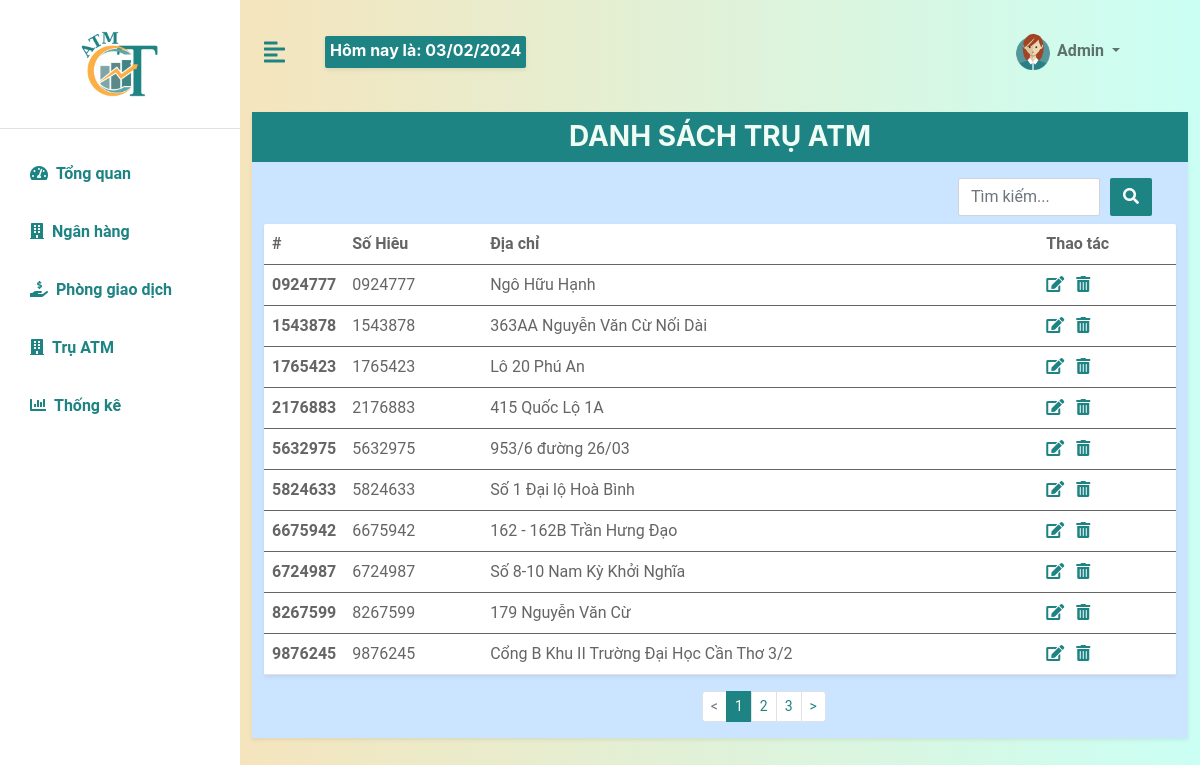
Page /admin/ds_truatm.php on the earlier database version.
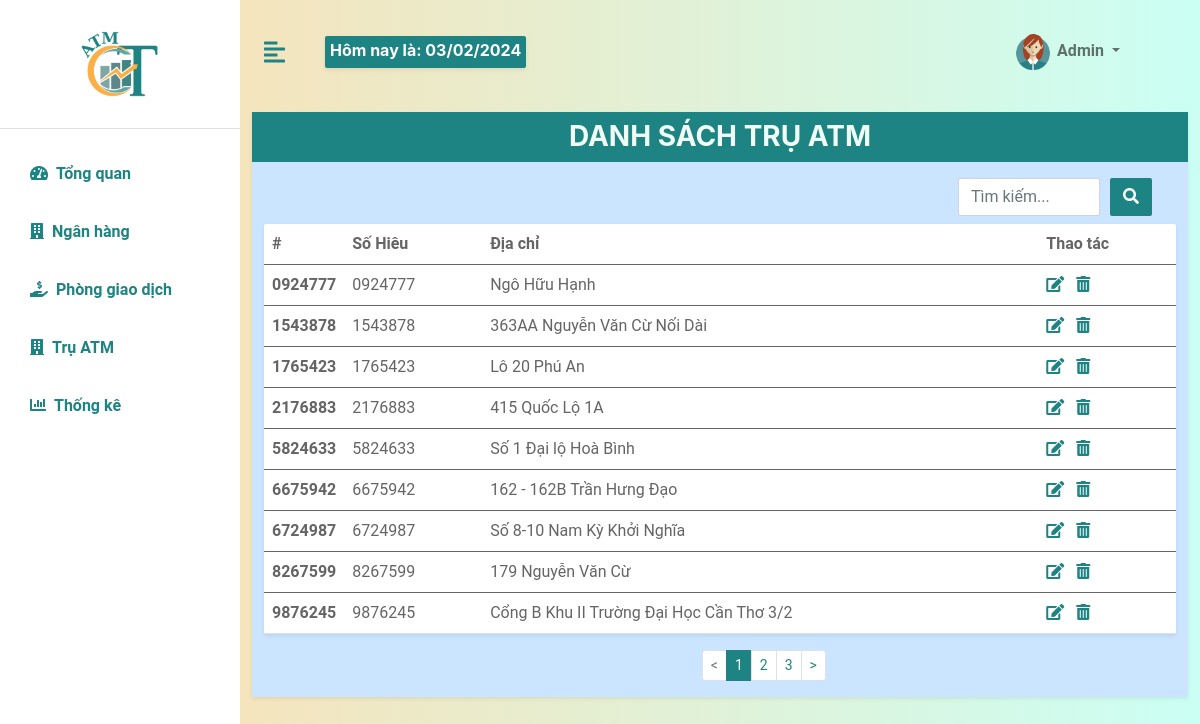
Same page on the later database version.
### tables this page shows
CREATE TABLE `tru_atm` (
  `TA_SOHIEU` varchar(8) NOT NULL,
  `NH_MA` int(11) NOT NULL,
  `XP_MA` int(11) NOT NULL,
  `TA_DIACHI` varchar(90) NOT NULL,
  `TA_VIDOX` double NOT NULL,
  `TA_KINHDOY` double NOT NULL,
  `TA_TT` int(11) NOT NULL DEFAULT 1
);

### admin/ds_truatm.php (the view, shortened to what this page needs)
<!DOCTYPE html>
<html lang="en">
<head>
    <?php include('head.php') ?>
</head>
<body>
    <div class="d-flex" id="wrapper">
        <?php include('sidebar.php'); ?>
        <div id="page-content-wrapper">
            <?php include('nav.php'); ?>
            <div class="container-fluid px-4">
                <div class="row my-2 secondary-bg shadow-sm">
                    <h2 class="fs-3 mb-3 p-2 primary-bg text-center text-light">DANH SÁCH TRỤ ATM</h2>
                    <div class="row pb-2">
                        <div class="col-sm-9">
                        </div>
                        <div class="col-sm-3">
                            <div class="input-group">
                                <form class="d-flex" action="{{ URL::to('/search-product') }}" method="POST">
                                    <input type="text" class="form-control" name="keywords_submit"
                                        style="width: 70%; margin: 0 10px" placeholder="Tìm kiếm...">
                                    <button type="submit" class="btn btn-search"><i
                                            class="fa fa-search icon-white"></i></a></button>
                                </form>
                            </div>
                        </div>
                    </div>
                    <div class="col">
                        <table class="table bg-white rounded shadow-sm  table-hover">
                            <thead>
                                <tr>
                                    <th scope="col" width="50">#</th>
                                    <th scope="col">Số Hiêu</th>
                                    <th scope="col">Địa chỉ</th>
                                    <th scope="col">Thao tác</th>
                                </tr>
                            </thead>
                            <?php
                                $sql = "SELECT * FROM TRU_ATM WHERE TA_TT = 1";
                                $result = $conn->query($sql);
                                if ($result->num_rows > 0) {
                                    while($row = $result->fetch_assoc()) {?>
                            <tbody>
                                <tr>
                                    <th scope="row"><?php echo $row["TA_SOHIEU"] ?></th>
                                    <td><?php echo $row["TA_SOHIEU"] ?></td>
                                    <td><?php echo $row["TA_DIACHI"] ?></td>
                                    <td>
                                        <a href="sua_truatm.php?matru=<?php echo $row["TA_SOHIEU"] ?>"><i
                                                class="fas fa-edit"></i></a> &nbsp;
                                        <span>
                                            <a
                                                href="xuly/xuly_sua_truatm.php?matru=<?php echo $row["TA_SOHIEU"] ?>&check=2">
                                                <i class="fas fa-trash-alt"></i>
                                            </a>
                                        </span>
                                    </td>
                                </tr>
                                <?php }
                                    } else {
                                        echo "Không có dữ liệu trụ atm";
                                } ?>
                            </tbody>
                        </table>
                    </div>
                    <div>
                        <ul class="pagination pagination-sm m-t-none m-b-none ">
                            <li class="page-item disabled"><a class="page-link" href="#">&lt; </a></li>
                            <li class="page-item active"><a class="page-link" href="#">1</a></li>
                            <li class="page-item"><a class="page-link" href="#">2</a></li>
                            <li class="page-item"><a class="page-link" href="#">3</a></li>
                            <li class="page-item"><a class="page-link" href="#">&gt;</a></li>
                        </ul>
                    </div>
                </div>
            </div>
        </div>
    </div>
</body>
</html>

### admin/head.php (shortened to what this page needs)
<link href="../admin/css/bootstrap.min.css" rel="stylesheet">
<link rel="stylesheet" href="https://cdnjs.cloudflare.com/ajax/libs/font-awesome/5.15.3/css/all.min.css" />
<link rel="stylesheet" href="css/styles.css" />
<link rel="stylesheet" href="https://unpkg.com/leaflet@1.9.4/dist/leaflet.css"
 />
<link rel="stylesheet" href="https://unpkg.com/leaflet@1.3.1/dist/leaflet.css" />
<link rel="stylesheet" href="https://unpkg.com/leaflet.markercluster/dist/MarkerCluster.css" />
<link rel="stylesheet" href="https://unpkg.com/leaflet.markercluster/dist/MarkerCluster.Default.css" />
<link rel="stylesheet" href="../leaflet-routing-machine/dist/leaflet-routing-machine.css" />
<link rel="stylesheet" href="https://unpkg.com/leaflet-control-geocoder/dist/Control.Geocoder.css" />
<link rel="stylesheet" rel="stylesheet" href="https://unpkg.com/leaflet-geosearch@3.0.0/dist/geosearch.css">

### admin/sidebar.php (shortened to what this page needs)
<div class="bg-white" id="sidebar-wrapper">
    <div class="sidebar-heading text-center py-4 primary-text fs-2 fw-bold text-uppercase border-bottom">
        <img src="image/logo.png" width="80px">
    </div>
    <div class="list-group list-group-flush my-3">
        <a href="index.php" class="list-group-item list-group-item-action bg-transparent primary-text fw-bold">
            <i class="fas fa-tachometer-alt me-2"></i>Tổng quan
        </a>
        <div id="accordion">
            <div class="card">
                <div class="card-header">
                    <a class="btn list-group-item list-group-item-action bg-transparent primary-text fw-bold"
                        data-bs-toggle="collapse" href="#collapse1">
                        <i class="fas fa-building me-2"></i>Ngân hàng
                    </a>
                </div>
            </div>
        </div>
        <div id="accordion">
            <div class="card">
                <div class="card-header">
                    <a class="btn list-group-item list-group-item-action bg-transparent primary-text fw-bold"
                        data-bs-toggle="collapse" href="#collapse2">
                        <i class="fas fa-hand-holding-usd me-2"></i>Phòng giao dịch
                    </a>
                </div>
            </div>
        </div>
        <div id="accordion">
            <div class="card">
                <div class="card-header">
                    <a class="btn list-group-item list-group-item-action bg-transparent primary-text fw-bold"
                        data-bs-toggle="collapse" href="#collapse3">
                        <i class="fas fa-building me-2"></i>Trụ ATM
                    </a>
                </div>
            </div>
        </div>
        <a href="chart.php" class="list-group-item list-group-item-action bg-transparent primary-text fw-bold">
            <i class="fas fa-chart-bar me-2"></i>Thống kê
        </a>
    </div>
</div>

### admin/nav.php (shortened to what this page needs)
<nav class="navbar navbar-expand-lg navbar-light bg-transparent py-4 px-4">
    <div class="d-flex align-items-center">
        <i class="fas fa-align-left primary-text fs-4 me-3" id="menu-toggle"></i>
        <div class="today shadow-sm d-flex justify-content-around align-items-center rounded mx-4">
            <h6>Hôm nay là: <?php echo date("d/m/Y"); ?></h6>
        </div>
    </div>
    <div class="collapse navbar-collapse mx-5" id="navbarSupportedContent">
        <ul class="navbar-nav ms-auto mb-2 mb-lg-0">
            <li class="nav-item dropdown">
                <a class="nav-link dropdown-toggle second-text fw-bold" href="#" id="navbarDropdown"
                    role="button" data-bs-toggle="dropdown" aria-expanded="false">
                    <img src="image/ava.png" width="40px" class="rounded-full border-5"></i> Admin
                </a>
            </li>
        </ul>
    </div>
</nav>

### admin/css/styles.css (style rules this page uses)
:root { --main-bg-color: #1e8383; --main-text-color: #1e8383; --second-text-color: #579586; --second-bg-color: #cbe4ff; }
.primary-text { color: var(--main-text-color); }
.second-text { color: var(--second-text-color); }
.primary-bg { background-color: var(--main-bg-color); }
.secondary-bg { background-color: var(--second-bg-color); }
.rounded-full { border-radius: 100%; }
#wrapper { overflow-x: hidden; background-image: linear-gradient( to right, #ffdeaf, rgb(203, 255, 244) ); }
#sidebar-wrapper { min-height: 100vh; margin-left: -15rem; -webkit-transition: margin 0.25s ease-out; -moz-transition: margin 0.25s ease-out; -o-transition: margin 0.25s ease-out; transition: margin 0.25s ease-out; }
#sidebar-wrapper .sidebar-heading { padding: 0.875rem 1.25rem; font-size: 1.2rem; }
#sidebar-wrapper .list-group { width: 15rem; }
#page-content-wrapper { min-width: 100vw; }
#menu-toggle { cursor: pointer; }
.list-group-item { border: none; padding: 17px 30px; }
@media (min-width: 768px) { #sidebar-wrapper { margin-left: 0; } }
@media (min-width: 768px) { #page-content-wrapper { min-width: 0; width: 100%; } }
.card-header { padding: 0; margin-bottom: 0; background-color: #fff; border-bottom: 0px; }
.card { border: 0px; }
.today { padding: 5px 5px 0px 5px; background-color: var(--main-text-color); color: #fff; }
.page-item .page-link { z-index: 3; color: var(--main-text-color); background-color: #fff; border-color: #dee2e6; }
.page-item.active .page-link { color: #fff; background-color: var(--main-text-color); border-color: var(--main-text-color); }
.pagination { padding-left: 48%; }
.btn-search { background-color: var(--main-text-color); color: #fff; }

Differences in the rows shown:
removed tru_atm: TA_SOHIEU "5632975", TA_DIACHI "953/6 đường 26/03"
